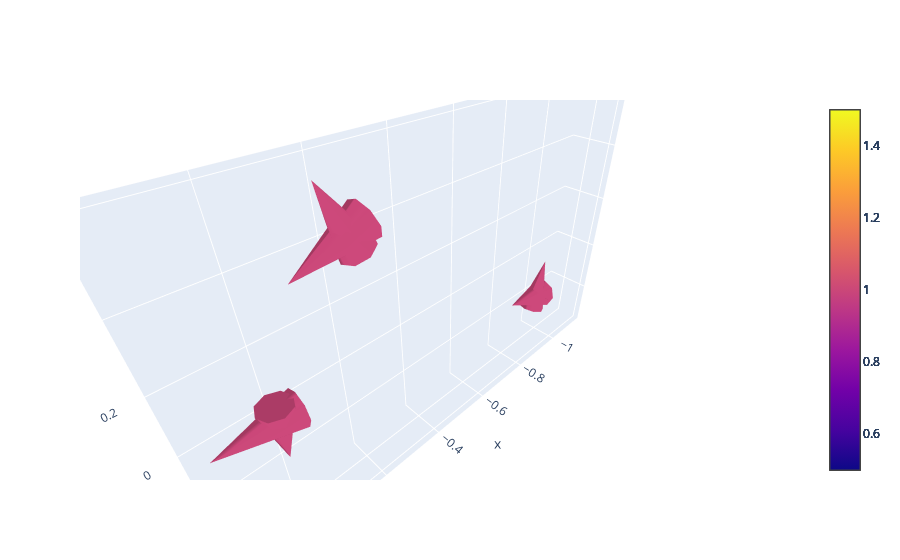

The code cell stored with this chart in its notebook:
### Code cell
# Visualize Cameras
import numpy as np
import plotly.graph_objects as go

def plot_transforms(transforms):
    # Create a 3D figure
    fig = go.Figure()

    # Create the unit vectors
    i = np.array([1, 0, 0])
    j = np.array([0, 1, 0])
    k = np.array([0, 0, 1])

    for idx, transform in enumerate(transforms):
        R, T = transform

        # Apply the rotation matrix to the unit vectors
        i_prime = R @ i
        j_prime = R @ j
        k_prime = R @ k

        # Plot the new coordinate system
        fig.add_trace(go.Cone(x=[T[0]], y=[T[1]], z=[T[2]], u=[i_prime[0]], v=[i_prime[1]], w=[i_prime[2]], sizemode="scaled", sizeref=0.2, name='i'))
        fig.add_trace(go.Cone(x=[T[0]], y=[T[1]], z=[T[2]], u=[j_prime[0]], v=[j_prime[1]], w=[j_prime[2]], sizemode="scaled", sizeref=0.2, name='j'))
        fig.add_trace(go.Cone(x=[T[0]], y=[T[1]], z=[T[2]], u=[k_prime[0]], v=[k_prime[1]], w=[k_prime[2]], sizemode="scaled", sizeref=0.2, name='k'))

    fig.update_layout(scene=dict(aspectmode='data'))

    fig.show()

plot_transforms(zip(R_list, T_list))

### Figure 1 — Plotly figure (JSON) as saved in the notebook; plotly's stock layout.template omitted (floating-point values rounded to 4 significant figures)
{"data": [{"name": "i", "sizemode": "scaled", "sizeref": 0.2, "type": "cone", "u": [1], "v": [0], "w": [0], "x": [0], "y": [0], "z": [0]}, {"name": "j", "sizemode": "scaled", "sizeref": 0.2, "type": "cone", "u": [0], "v": [-1], "w": [0], "x": [0], "y": [0], "z": [0]}, {"name": "k", "sizemode": "scaled", "sizeref": 0.2, "type": "cone", "u": [0], "v": [0], "w": [-1], "x": [0], "y": [0], "z": [0]}, {"name": "i", "sizemode": "scaled", "sizeref": 0.2, "type": "cone", "u": [0.9582], "v": [0.1051], "w": [0.2661], "x": [-0.9811], "y": [-0.01288], "z": [-0.1933]}, {"name": "j", "sizemode": "scaled", "sizeref": 0.2, "type": "cone", "u": [-0.1044], "v": [0.9944], "w": [-0.01683], "x": [-0.9811], "y": [-0.01288], "z": [-0.1933]}, {"name": "k", "sizemode": "scaled", "sizeref": 0.2, "type": "cone", "u": [-0.2664], "v": [-0.01166], "w": [0.9638], "x": [-0.9811], "y": [-0.01288], "z": [-0.1933]}, {"name": "i", "sizemode": "scaled", "sizeref": 0.2, "type": "cone", "u": [0.3671], "v": [0.00411], "w": [0.9302], "x": [-0.213], "y": [0.09293], "z": [0.4383]}, {"name": "j", "sizemode": "scaled", "sizeref": 0.2, "type": "cone", "u": [0.09027], "v": [-0.9954], "w": [-0.03123], "x": [-0.213], "y": [0.09293], "z": [0.4383]}, {"name": "k", "sizemode": "scaled", "sizeref": 0.2, "type": "cone", "u": [0.9258], "v": [0.09543], "w": [-0.3658], "x": [-0.213], "y": [0.09293], "z": [0.4383]}], "layout": {"scene": {"aspectmode": "data"}}}
